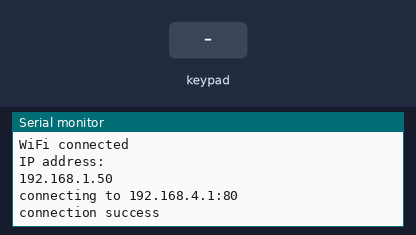
Recording of a sketch running on a simulated ESP32. Shown: the last lines printed to the serial monitor. The inputs (shaded band) are chosen by the test bench. WiFi joins after 1.5 s; servers stay silent unless stated; nothing arrives over Bluetooth unless stated.

Above: at 7.9 s.
8.0 s: key 'U' pressed
At 8.9 s:
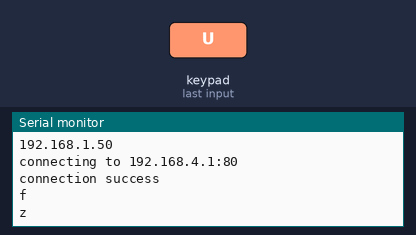
10.0 s: key 'D' pressed
At 10.4 s:
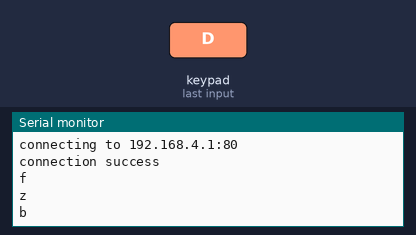
11.5 s: key 'L' pressed
At 11.9 s:
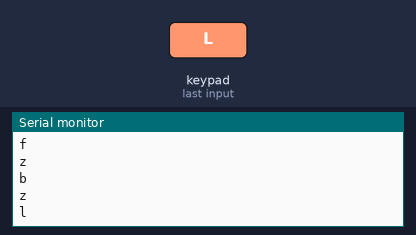
13.0 s: key 'R' pressed
At 13.4 s:
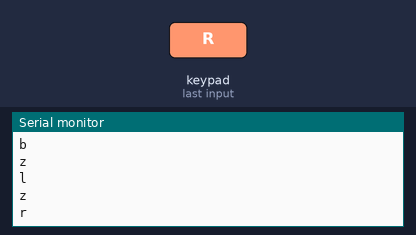

Measured:
- after the input at 8.0 s, the serial monitor: prints a new line at once (image 1)
- after the input at 10.0 s, the serial monitor: prints a new line at once (image 2)
- after the input at 11.5 s, the serial monitor: prints a new line at once (image 3)
- after the input at 13.0 s, the serial monitor: prints a new line at once (image 4)

The sketch:

JoyStick.ino
```cpp
#include <WiFi.h>
#include <Ps3Controller.h>

#ifndef STASSID
#define STASSID "ESP01"
#define STAPSK  "12345678"
#endif

const char* ssid     = STASSID;
//const char* password = STAPSK;
int x,y;
//bool state_up, state_down, state_left, state_right;
bool state_up, state_down, state_left, state_right, state_tank_left, state_tank_right = false;
int oldX,oldY = 0;
IPAddress ip(192, 168, 4, 1);
const uint16_t port = 80;
String message;
String sub;
WiFiClient client;
void setup() {
  Serial.begin(115200);

  // We start by connecting to a WiFi network

  Serial.println();
  Serial.println();
  Serial.print("Connecting to ");
  Serial.println(ssid);


  WiFi.mode(WIFI_STA);
  //WiFi.begin(ssid, password);
  WiFi.begin(ssid);
  while (WiFi.status() != WL_CONNECTED) {
    delay(500);
    Serial.print(".");
  }

  Serial.println("");
  Serial.println("WiFi connected");
  Serial.println("IP address: ");
  Serial.println(WiFi.localIP());

  while (1)
  {
  Serial.print("connecting to ");
  Serial.print(ip);
  Serial.print(':');
  Serial.println(port);

  // Use WiFiClient class to create TCP connections
  //WiFiClient client;
  if (!client.connect(ip, port)) {
    Serial.println("connection failed");
    delay(5000);
    return;
  }
  else
  {
    Serial.println("connection success");
    delay(5000);
    break;
    }

  // This will send a string to the server
  Serial.println("sending data to server");
  if (client.connected())
    {
      client.println("PS3");

    }
  }

    //Ps3.begin("c0:14:3d:29:43:24"); //домашний
    Ps3.begin("30:5a:3a:0f:6b:c7");
    //Serial.println("Ready.");

}


void loop()
{

        /*
       if (Ps3.event.analog_changed.stick.lx != 0 ||  Ps3.event.analog_changed.stick.ly != 0 )
       {
        x = int(Ps3.data.analog.stick.lx);
        y = int(Ps3.data.analog.stick.ly);
        if (x>0)
            message ="r";
         else if(x<0)
            message ="l";
        if (y>0)
            message ="b";
         else if(y<0)
            message ="f";

       Serial.print(" x="); Serial.print(x);
       Serial.print(" y="); Serial.print(y);

        /*sub = "X: " + int(x);
        message +=sub;
        sub = "";
        sub = " Y:" + int(y);
        message += sub;
        */
       //}


        if(Ps3.event.button_down.up && state_up == false)
        {
          state_up = true;
          //message +="forward";
          message ="f";
          client.println(message);
          Serial.println("f");
        }
        else if (Ps3.event.button_up.up && state_up == true)
        {
          state_up = false;
          message ="z";
          client.println(message);
          delay(100);
          client.println(message);
          Serial.println("z");

        }
        if(Ps3.event.button_down.down && state_down == false)
        {
          state_down = true;
          //message +="forward";
          message ="b";
          client.println(message);
          Serial.println("b");

        }
        else if (Ps3.event.button_up.down && state_down == true)
        {
          message ="z";
          state_down = false;
          client.println(message);
          delay(100);
          client.println(message);
          Serial.println("z");

        }


        if(Ps3.event.button_down.left && state_left == false)
        {
          state_left = true;
          //message +="forward";
          message ="l";
          client.println(message);
          Serial.println("l");

        }
        else if (Ps3.event.button_up.left && state_left == true)
        {
          state_left = false;
          message ="z";
          client.println(message);
          delay(100);
          client.println(message);
          Serial.println("z");

        }
        if(Ps3.event.button_down.right && state_right == false)
        {
          state_right = true;
          //message +="forward";
          message ="r";
          client.println(message);
          Serial.println("r");
        }
        else if (Ps3.event.button_up.right && state_right == true)
        {
          state_right = false;
          message ="z";
          client.println(message);
          delay(100);
          client.println(message);
          Serial.println("z");

        }
        if(Ps3.event.button_down.l2 && state_tank_left == false)
        {
          state_tank_left = true;
          //message +="forward";
          message ="q";
          client.println(message);
          Serial.println("q");
        }
        else if (Ps3.event.button_up.l2 && state_tank_left == true)
        {
          state_tank_left = false;
          message ="z";
          client.println(message);
          delay(100);
          client.println(message);
          Serial.println("z");

        }
        if(Ps3.event.button_down.r2 && state_tank_right == false)
        {
          state_tank_right = true;
          //message +="forward";
          message ="e";
          client.println(message);
          delay(100);
          client.println(message);
          Serial.println("e");
        }
        else if (Ps3.event.button_up.r2 && state_tank_right == true)
        {
          state_tank_right = false;
          message ="z";
          client.println(message);
          delay(100);
          client.println(message);
          Serial.println("z");

        }
        /*
        else if(Ps3.data.button.down)
        {
          //message +="back";
          message ="b";
        }

        else if(Ps3.data.button.left)
        {
          //message +="left";
          message ="l";
        }

        else if(Ps3.data.button.right)
        {
          //message +="right";
          message ="r";
        }

        else if(Ps3.data.button.l2 || Ps3.data.button.r2)
        {
        if (Ps3.data.button.l2)
            {
              //message +=" tankLeft ";
              message ="q";
            }
        if (Ps3.data.button.r2)
            {
              //message +=" tankRight ";
              message ="e";
            }
        }
        else
          message ="z";
          */

  //Serial.print(message);
  //Serial.println();

  message="";
  //Serial.println("this is the end");
  //delay(100);

}
```
